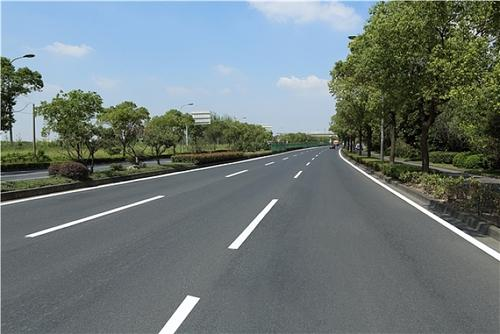
#> input picture image/load_sunny.jpg, 500 x 334 px
$ python class_20.py
#> lines starting #> are read from the running program, lines starting #| are printed output that depends on the picture; after the words box and inside, x2 and y2 are one past the last pixel; in counts of white or black regions, pixels touching at a corner belong together; long printed decimals are rounded
#> further down, img is the input picture: shape (334, 500, 3); mean B, G, R 120.9, 121.1, 109.7
import cv2 as cv
import numpy as np
from matplotlib import pyplot as plt


# 轮廓发现
# 不必用edge 求梯度后，求出梯度总和，用梯度自动阈值和二值化，从而避免求边缘的时候阈值带来的烦恼
# 比求完梯度后求边缘得出结果要好

def canny_demo(image):
    blur = cv.GaussianBlur(image,(3,3),0) #高斯模糊去噪声
    gray = cv.cvtColor(blur,cv.COLOR_BGR2GRAY)
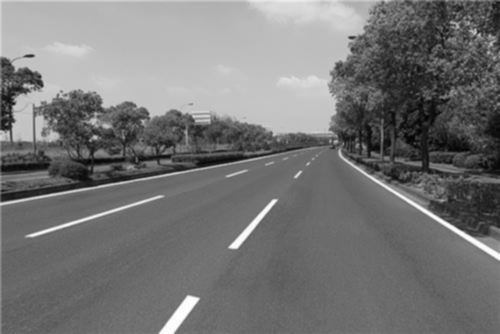
#> gray: shape (334, 500); min 3, max 254, mean 117.6
    # x方向梯度
    grad_x = cv.Sobel(gray,cv.CV_16SC1,1,0)
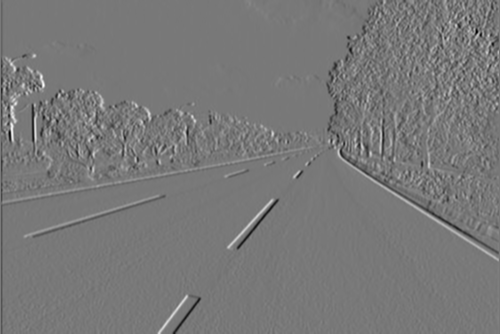
#> grad_x: shape (334, 500) int16; min -478, max 530, mean -0.9; drawn with min black and max white
    # y方向梯度
    grad_y = cv.Sobel(gray,cv.CV_16SC1,0,1)
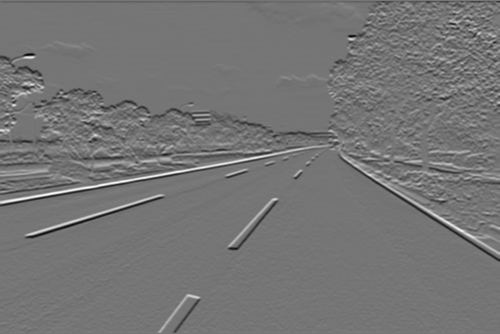
#> grad_y: shape (334, 500) int16; min -537, max 626, mean -1.7; drawn with min black and max white
    #dege 后面两个比值一般是3：1或者2：1
    edge_canny_one = cv.Canny(blur,30,150)
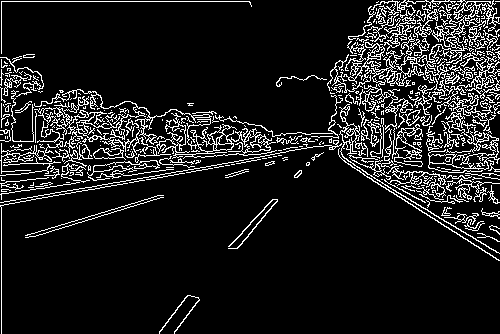
#> edge_canny_one: shape (334, 500); 11.2% white in thin lines or dots
    # cv.canny:p1:8bit的图像，就uint8型 p2:
    #cv.imshow('Canny_dege',edge_canny_one)
    return edge_canny_one


def contours_demo(image):
    """
    image_G = cv.GaussianBlur(img, (0, 0), 1)
    gray = cv.cvtColor(image, cv.COLOR_BGR2GRAY)  # 转换灰度图

    dst = cv.adaptiveThreshold(gray, 255, cv.ADAPTIVE_THRESH_GAUSSIAN_C,
                               cv.THRESH_BINARY, 25, 10)

    """
    dst = canny_demo(image)
    #cv.imshow('binary', dst)
    # p1:二值图像
    # p2：构建模型的方法 cv.RETR_TREE(树形结构)  cv.RETR_EXTERNAL(最大层轮廓)
    contours, heriachy = cv.findContours(dst, cv.RETR_TREE, cv.CHAIN_APPROX_SIMPLE)
#> contours = 658 contours, 543 with area under 20; largest, box (x1, y1, x2, y2) and area: (34, 89, 277, 163) 2573, (363, 0, 491, 87) 804, (434, 53, 500, 134) 492, (339, 104, 500, 254) 434, (392, 124, 423, 167) 432; heriachy = 658 rows, first 6: [1, -1, -1, -1], [2, 0, -1, -1], [3, 1, -1, -1], [4, 2, -1, -1], [5, 3, -1, -1], [7, 4, 6, -1]
   # contours 类型 list型
    for i, contour in enumerate(contours):  # 枚举 contours里面是枚举，i：index 对应contour
        # p1:原始图
        # p2:对应轮廓线
        # p3：对应的index 第几个
        # p4：轮廓线颜色
        # p5：绘制线粗细 -1:填充轮廓
        # 踩坑了注意是contours,drawContours通过index下标去找对应的contour
        cv.drawContours(image, contours, i, (0, 100, 255),1)
#> this loop made 658 passes
#> contour on passes 16, 27, 28: [[454, 195], [453, 196], [454, 196]], [[462, 189], [463, 188], [464, 189], [463, 190]], [[461, 188], [462, 187], [463, 188], [462, 189]]
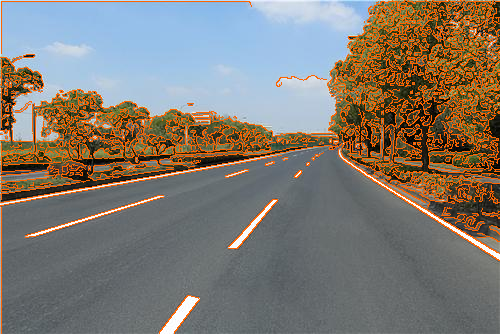
#> image: shape (334, 500, 3); 11.19% of pixels changed, all inside (x1, y1, x2, y2) = (0, 0, 500, 334)
        #print(i)
        #print(contour)
    # 法二 直接 p3：-1绘制全部 不然就是绘制对应的第几个轮廓
    # all_contours = cv.drawContours(image,contours,-1,(0,0,255))
    cv.imshow('contour_image', image)

img = cv.imread('./image/load_sunny.jpg', 1)  # blue green red
t1 = cv.getTickCount()
contours_demo(img)
t2 = cv.getTickCount()
print('time: %s ms' % ((t2 - t1) / cv.getTickFrequency() * 1000))  # 计算运行时间
#| time: 219.411 ms
if cv.waitKey(0) == ord('q'):
#> (key q is pressed here)
    cv.destroyAllWindows()

$ run again, with image/high_way.jpg copied over image/load_sunny.jpg
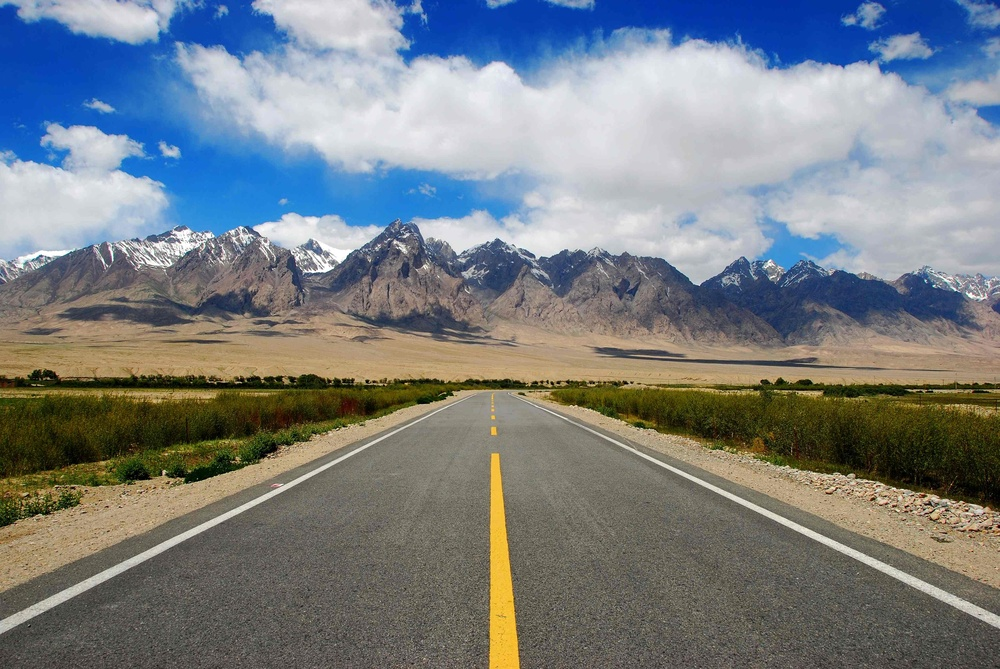
#> input picture image/high_way.jpg, 1000 x 669 px, shrunk from 3872 x 2592 before the run
#> img is the input picture: shape (669, 1000, 3); mean B, G, R 130.8, 127.1, 121.1
#> in canny_demo, `edge_canny_one = cv.Canny(blur,30,150)`:
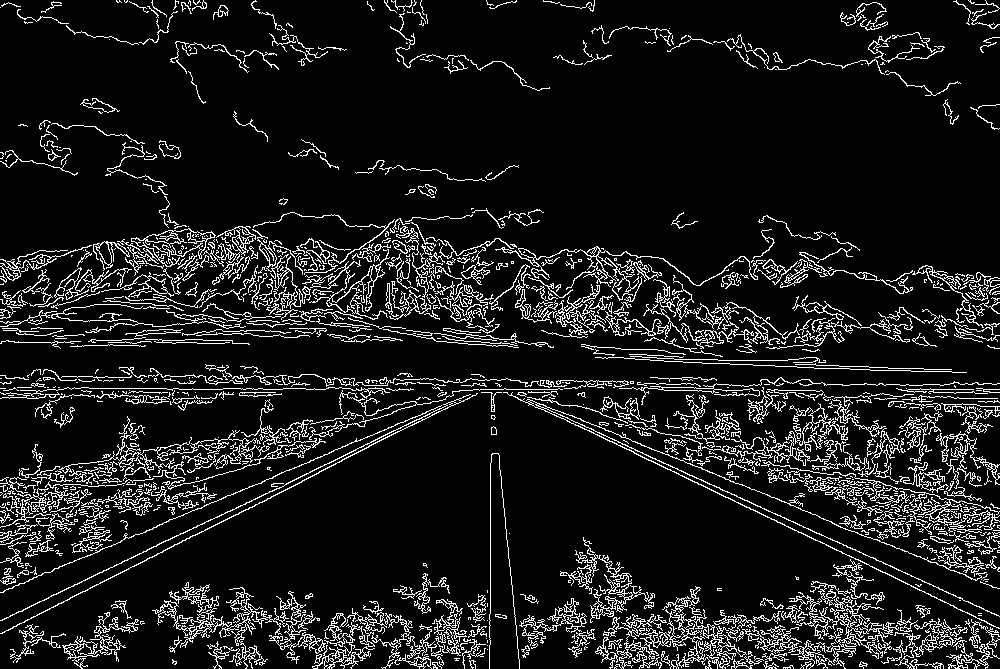
#> edge_canny_one: shape (669, 1000); 10.4% white in thin lines or dots
#> contours = 1993 contours, 1617 with area under 20; largest, box (x1, y1, x2, y2) and area: (603, 609, 747, 669) 1138, (495, 246, 766, 301) 796, (702, 403, 871, 471) 708, (503, 392, 1000, 629) 622, (117, 228, 216, 276) 620; heriachy = 1993 rows, first 6: [1, -1, -1, -1], [3, 0, 2, -1], [-1, -1, -1, 1], [6, 1, 4, -1], [5, -1, -1, 3], [-1, 4, -1, 3]
#> the loop in contours_demo, `for i, contour in enumerate(contours):` made 1993 passes
#> contour on passes 3, 8, 9: [[433, 666], [434, 665], [435, 666], [434, 667]], [[628, 661], [628, 663], [630, 663], [630, 661]], [[628, 662], [629, 661], [630, 662], [629, 663]]
#> after the loop in contours_demo, `for i, contour in enumerate(contours):`:
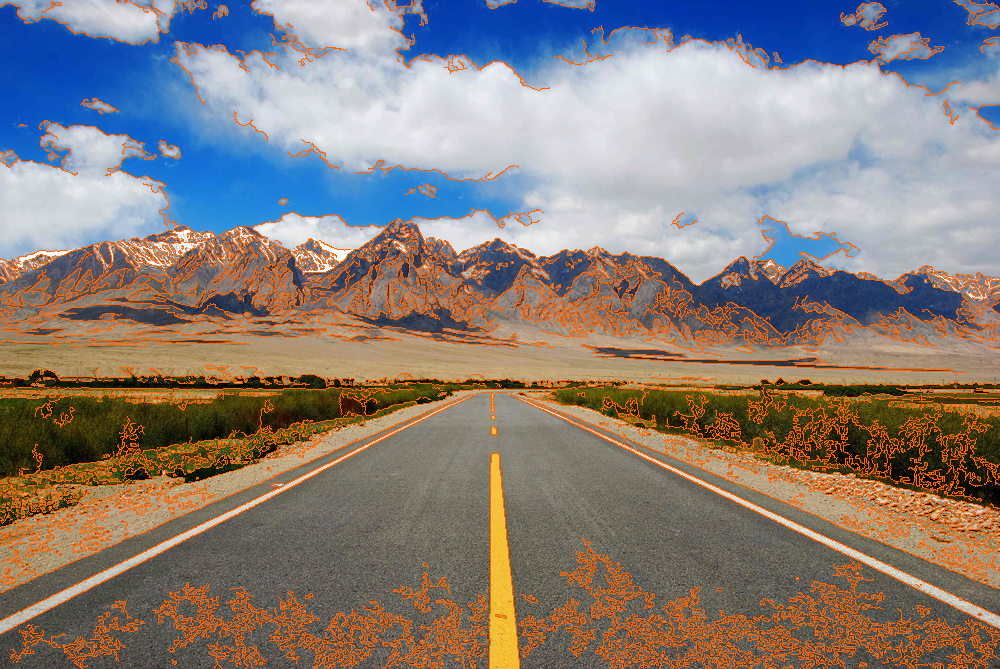
#> image: shape (669, 1000, 3); 10.41% of pixels changed, all inside (x1, y1, x2, y2) = (0, 0, 1000, 669)
#| time: 1348.502 ms
